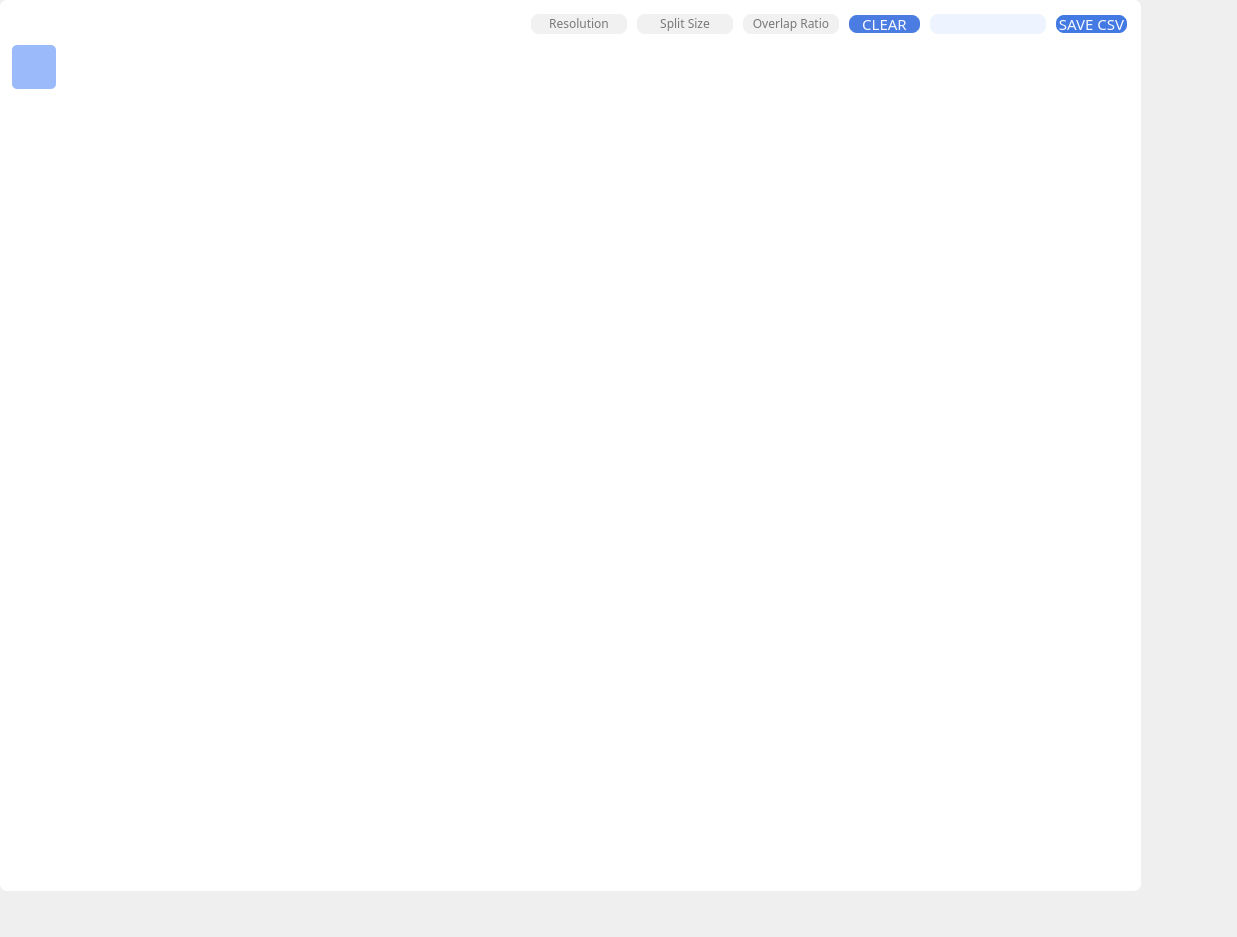
<?xml version="1.0" encoding="UTF-8"?>
<ui version="4.0">
 <class>Form</class>
 <widget class="QWidget" name="Form">
  <property name="geometry">
   <rect>
    <x>0</x>
    <y>0</y>
    <width>1237</width>
    <height>937</height>
   </rect>
  </property>
  <property name="windowTitle">
   <string>Form</string>
  </property>
  <widget class="QFrame" name="palm_frame">
   <property name="geometry">
    <rect>
     <x>0</x>
     <y>0</y>
     <width>1141</width>
     <height>891</height>
    </rect>
   </property>
   <property name="autoFillBackground">
    <bool>false</bool>
   </property>
   <property name="styleSheet">
    <string notr="true">QFrame {
	border: 1px solid rgba(0,0,0, .12);
	border-radius: 7px;
	background-color: white;
}</string>
   </property>
   <property name="frameShape">
    <enum>QFrame::StyledPanel</enum>
   </property>
   <property name="frameShadow">
    <enum>QFrame::Raised</enum>
   </property>
   <widget class="QWidget" name="verticalLayoutWidget">
    <property name="geometry">
     <rect>
      <x>-1</x>
      <y>40</y>
      <width>61</width>
      <height>851</height>
     </rect>
    </property>
    <layout class="QVBoxLayout" name="vl_mode">
     <property name="leftMargin">
      <number>13</number>
     </property>
     <property name="topMargin">
      <number>5</number>
     </property>
     <property name="bottomMargin">
      <number>15</number>
     </property>
     <item>
      <widget class="QPushButton" name="pb_select_mode">
       <property name="enabled">
        <bool>true</bool>
       </property>
       <property name="minimumSize">
        <size>
         <width>44</width>
         <height>44</height>
        </size>
       </property>
       <property name="maximumSize">
        <size>
         <width>44</width>
         <height>44</height>
        </size>
       </property>
       <property name="styleSheet">
        <string notr="true">QPushButton {
	border: none;
	border-radius: 5px;
	background-color: #9ABAFA;
}
QPushButton:pressed{
	margin: 1 1 1 1;
	outline: 0;
}
</string>
       </property>
       <property name="text">
        <string/>
       </property>
       <property name="icon">
        <iconset>
         <normaloff>../GUIImg/cursor3.png</normaloff>../GUIImg/cursor3.png</iconset>
       </property>
       <property name="iconSize">
        <size>
         <width>38</width>
         <height>38</height>
        </size>
       </property>
      </widget>
     </item>
     <item>
      <widget class="QPushButton" name="pb_crop_mode">
       <property name="minimumSize">
        <size>
         <width>44</width>
         <height>44</height>
        </size>
       </property>
       <property name="maximumSize">
        <size>
         <width>44</width>
         <height>44</height>
        </size>
       </property>
       <property name="styleSheet">
        <string notr="true">QPushButton {
	border: None;
	border-radius: 5px;
}

QPushButton:pressed{
	margin: 1 1 1 1;
	outline: 0;
}

QPushButton:hover {
	background-color: #EDF3FF;
}

</string>
       </property>
       <property name="text">
        <string/>
       </property>
       <property name="icon">
        <iconset>
         <normaloff>../GUIImg/bnbox.png</normaloff>../GUIImg/bnbox.png</iconset>
       </property>
       <property name="iconSize">
        <size>
         <width>25</width>
         <height>25</height>
        </size>
       </property>
      </widget>
     </item>
     <item>
      <spacer name="verticalSpacer">
       <property name="orientation">
        <enum>Qt::Vertical</enum>
       </property>
       <property name="sizeHint" stdset="0">
        <size>
         <width>20</width>
         <height>40</height>
        </size>
       </property>
      </spacer>
     </item>
    </layout>
   </widget>
   <widget class="QWidget" name="gridLayoutWidget">
    <property name="geometry">
     <rect>
      <x>60</x>
      <y>40</y>
      <width>1081</width>
      <height>851</height>
     </rect>
    </property>
    <layout class="QGridLayout" name="gl_canvas">
     <property name="leftMargin">
      <number>5</number>
     </property>
     <property name="topMargin">
      <number>5</number>
     </property>
     <property name="rightMargin">
      <number>15</number>
     </property>
     <property name="bottomMargin">
      <number>15</number>
     </property>
    </layout>
   </widget>
   <widget class="QWidget" name="gridLayoutWidget_3">
    <property name="geometry">
     <rect>
      <x>0</x>
      <y>0</y>
      <width>1141</width>
      <height>41</height>
     </rect>
    </property>
    <layout class="QGridLayout" name="gl_bar">
     <property name="leftMargin">
      <number>11</number>
     </property>
     <property name="topMargin">
      <number>8</number>
     </property>
     <property name="rightMargin">
      <number>12</number>
     </property>
     <item row="0" column="8">
      <widget class="QLineEdit" name="le_overlap_ratio">
       <property name="enabled">
        <bool>false</bool>
       </property>
       <property name="minimumSize">
        <size>
         <width>100</width>
         <height>0</height>
        </size>
       </property>
       <property name="maximumSize">
        <size>
         <width>100</width>
         <height>16777215</height>
        </size>
       </property>
       <property name="font">
        <font>
         <family>Tw Cen MT</family>
         <pointsize>9</pointsize>
        </font>
       </property>
       <property name="styleSheet">
        <string notr="true">QLineEdit {
	border: 2px solid white;
	border-radius: 10px;
	background-color: #F1F1F1;
	padding-bottom: 1px;
}
</string>
       </property>
       <property name="text">
        <string/>
       </property>
       <property name="alignment">
        <set>Qt::AlignCenter</set>
       </property>
       <property name="placeholderText">
        <string>Overlap Ratio</string>
       </property>
      </widget>
     </item>
     <item row="0" column="11">
      <widget class="QPushButton" name="pb_save_csv">
       <property name="enabled">
        <bool>false</bool>
       </property>
       <property name="minimumSize">
        <size>
         <width>75</width>
         <height>22</height>
        </size>
       </property>
       <property name="maximumSize">
        <size>
         <width>75</width>
         <height>22</height>
        </size>
       </property>
       <property name="font">
        <font>
         <family>Tw Cen MT Condensed</family>
         <pointsize>11</pointsize>
         <weight>50</weight>
         <bold>false</bold>
        </font>
       </property>
       <property name="styleSheet">
        <string notr="true">QPushButton {
	background-color: #4379E3;
	color: #F7F9FF;
	border: 2px solid white;
	border-radius: 10px;
	padding-bottom: 1px;
}
QPushButton:pressed {
	margin: 1 1 1 1;
}</string>
       </property>
       <property name="text">
        <string>SAVE CSV</string>
       </property>
      </widget>
     </item>
     <item row="0" column="5">
      <spacer name="horizontalSpacer">
       <property name="orientation">
        <enum>Qt::Horizontal</enum>
       </property>
       <property name="sizeHint" stdset="0">
        <size>
         <width>40</width>
         <height>20</height>
        </size>
       </property>
      </spacer>
     </item>
     <item row="0" column="7">
      <widget class="QLineEdit" name="le_crop_size">
       <property name="enabled">
        <bool>false</bool>
       </property>
       <property name="minimumSize">
        <size>
         <width>100</width>
         <height>0</height>
        </size>
       </property>
       <property name="maximumSize">
        <size>
         <width>100</width>
         <height>16777215</height>
        </size>
       </property>
       <property name="font">
        <font>
         <family>Tw Cen MT</family>
         <pointsize>9</pointsize>
        </font>
       </property>
       <property name="styleSheet">
        <string notr="true">QLineEdit {
	border: 2px solid white;
	border-radius: 10px;
	background-color: #F1F1F1;
	padding-bottom: 1px;
}</string>
       </property>
       <property name="text">
        <string/>
       </property>
       <property name="alignment">
        <set>Qt::AlignCenter</set>
       </property>
       <property name="placeholderText">
        <string>Split Size</string>
       </property>
      </widget>
     </item>
     <item row="0" column="9">
      <widget class="QPushButton" name="pb_clear_crop">
       <property name="enabled">
        <bool>true</bool>
       </property>
       <property name="minimumSize">
        <size>
         <width>75</width>
         <height>22</height>
        </size>
       </property>
       <property name="maximumSize">
        <size>
         <width>75</width>
         <height>22</height>
        </size>
       </property>
       <property name="font">
        <font>
         <family>Tw Cen MT Condensed</family>
         <pointsize>11</pointsize>
         <weight>50</weight>
         <bold>false</bold>
         <kerning>true</kerning>
        </font>
       </property>
       <property name="styleSheet">
        <string notr="true">QPushButton {
	background-color: #4B7CE1;
	color: #F7F9FF;
	border: 2px solid white;
	border-radius: 10px;
	padding-bottom: 1px;
}
QPushButton:pressed {
	margin: 1 1 1 1;
}</string>
       </property>
       <property name="text">
        <string>CLEAR</string>
       </property>
      </widget>
     </item>
     <item row="0" column="6">
      <widget class="QLineEdit" name="le_crop_size_2">
       <property name="enabled">
        <bool>false</bool>
       </property>
       <property name="minimumSize">
        <size>
         <width>100</width>
         <height>0</height>
        </size>
       </property>
       <property name="maximumSize">
        <size>
         <width>100</width>
         <height>16777215</height>
        </size>
       </property>
       <property name="font">
        <font>
         <family>Tw Cen MT</family>
         <pointsize>9</pointsize>
        </font>
       </property>
       <property name="styleSheet">
        <string notr="true">QLineEdit {
	border: 2px solid white;
	border-radius: 10px;
	background-color: #F1F1F1;
	padding-bottom: 1px;
}</string>
       </property>
       <property name="text">
        <string/>
       </property>
       <property name="alignment">
        <set>Qt::AlignCenter</set>
       </property>
       <property name="placeholderText">
        <string>Resolution</string>
       </property>
      </widget>
     </item>
     <item row="0" column="0">
      <widget class="QPushButton" name="pb_return">
       <property name="minimumSize">
        <size>
         <width>22</width>
         <height>22</height>
        </size>
       </property>
       <property name="font">
        <font>
         <family>Tw Cen MT Condensed</family>
         <pointsize>12</pointsize>
         <weight>50</weight>
         <bold>false</bold>
        </font>
       </property>
       <property name="styleSheet">
        <string notr="true">QPushButton {
	background-color: rgba(0,0,0,0);
	border: none;
}
QPushButton:pressed{
	margin: 1 1 1 1;
	outline: 0;
}


</string>
       </property>
       <property name="text">
        <string/>
       </property>
       <property name="icon">
        <iconset>
         <normaloff>../GUIImg/pb-home.png</normaloff>../GUIImg/pb-home.png</iconset>
       </property>
       <property name="iconSize">
        <size>
         <width>20</width>
         <height>20</height>
        </size>
       </property>
       <property name="checkable">
        <bool>true</bool>
       </property>
      </widget>
     </item>
     <item row="0" column="10">
      <widget class="QLabel" name="info_display">
       <property name="minimumSize">
        <size>
         <width>120</width>
         <height>0</height>
        </size>
       </property>
       <property name="maximumSize">
        <size>
         <width>120</width>
         <height>16777215</height>
        </size>
       </property>
       <property name="font">
        <font>
         <family>Tw Cen MT</family>
         <pointsize>9</pointsize>
        </font>
       </property>
       <property name="styleSheet">
        <string notr="true">background-color: #EDF3FF;
border: 2px solid white;
border-radius: 10px;
padding-bottom: 1px;</string>
       </property>
       <property name="text">
        <string/>
       </property>
       <property name="alignment">
        <set>Qt::AlignCenter</set>
       </property>
      </widget>
     </item>
     <item row="0" column="1">
      <widget class="QPushButton" name="pb_openfile">
       <property name="minimumSize">
        <size>
         <width>22</width>
         <height>22</height>
        </size>
       </property>
       <property name="font">
        <font>
         <family>Tw Cen MT Condensed</family>
         <pointsize>12</pointsize>
         <weight>50</weight>
         <bold>false</bold>
        </font>
       </property>
       <property name="styleSheet">
        <string notr="true">QPushButton {
	background-color: rgba(0,0,0,0);
	border: none;
}
QPushButton:pressed{
	margin: 1 1 1 1;
	outline: 0;
}


</string>
       </property>
       <property name="text">
        <string/>
       </property>
       <property name="icon">
        <iconset>
         <normaloff>../GUIImg/pb-computer-folder.png</normaloff>../GUIImg/pb-computer-folder.png</iconset>
       </property>
       <property name="iconSize">
        <size>
         <width>20</width>
         <height>20</height>
        </size>
       </property>
       <property name="checkable">
        <bool>true</bool>
       </property>
      </widget>
     </item>
     <item row="0" column="3">
      <widget class="QPushButton" name="pb_save_dataset">
       <property name="enabled">
        <bool>false</bool>
       </property>
       <property name="minimumSize">
        <size>
         <width>22</width>
         <height>22</height>
        </size>
       </property>
       <property name="font">
        <font>
         <family>Tw Cen MT Condensed</family>
         <pointsize>12</pointsize>
        </font>
       </property>
       <property name="styleSheet">
        <string notr="true">QPushButton {
	background-color: rgba(0,0,0,0);
	border: none;
}
QPushButton:pressed{
	margin: 1 1 1 1;
	outline: 0;
}
</string>
       </property>
       <property name="text">
        <string/>
       </property>
       <property name="icon">
        <iconset>
         <normaloff>../GUIImg/pb-save.png</normaloff>../GUIImg/pb-save.png</iconset>
       </property>
       <property name="iconSize">
        <size>
         <width>20</width>
         <height>20</height>
        </size>
       </property>
      </widget>
     </item>
     <item row="0" column="2">
      <widget class="QPushButton" name="pb_loadcsv">
       <property name="enabled">
        <bool>false</bool>
       </property>
       <property name="minimumSize">
        <size>
         <width>22</width>
         <height>22</height>
        </size>
       </property>
       <property name="font">
        <font>
         <family>Tw Cen MT Condensed</family>
         <pointsize>10</pointsize>
         <weight>75</weight>
         <bold>true</bold>
        </font>
       </property>
       <property name="styleSheet">
        <string notr="true">QPushButton {
	background-color: rgba(0,0,0,0);
	border: none;
}
QPushButton:pressed{
	margin: 1 1 1 1;
	outline: 0;
}
</string>
       </property>
       <property name="text">
        <string/>
       </property>
       <property name="icon">
        <iconset>
         <normaloff>../GUIImg/placeholder.png</normaloff>../GUIImg/placeholder.png</iconset>
       </property>
       <property name="iconSize">
        <size>
         <width>20</width>
         <height>20</height>
        </size>
       </property>
       <property name="checkable">
        <bool>true</bool>
       </property>
      </widget>
     </item>
    </layout>
   </widget>
  </widget>
 </widget>
 <resources/>
 <connections/>
</ui>
